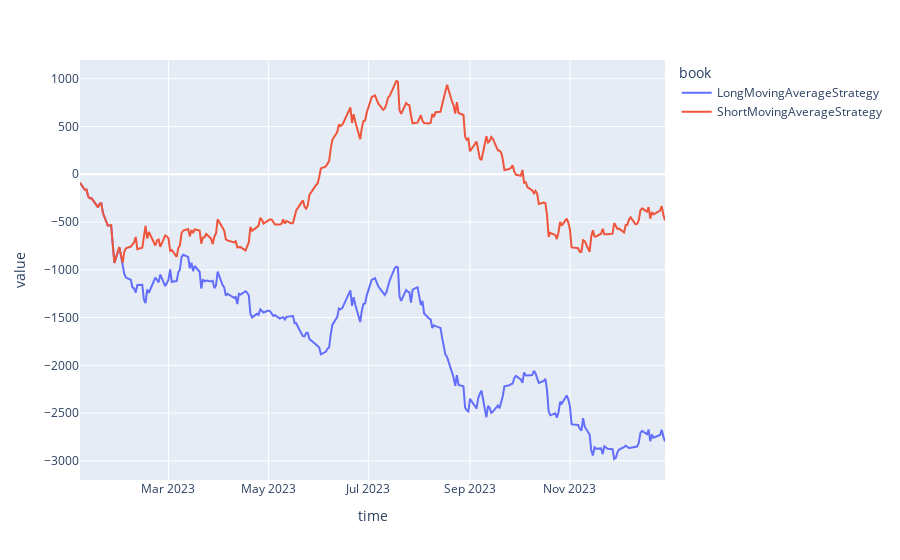

This figure's notebook cell:
### Code cell
px.line(backtest.compute_cumulative_pnl_book())

### Figure 1 — Plotly figure (JSON) as saved in the notebook; plotly's stock layout.template omitted (floating-point values rounded to 4 significant figures; data arrays with more than 128 entries replaced by an {"elided": "..."} marker saying what was removed)
{"data": [{"hovertemplate": "book=LongMovingAverageStrategy<br>time=%{x}<br>value=%{y}<extra></extra>", "legendgroup": "LongMovingAverageStrategy", "line": {"color": "#636efa", "dash": "solid"}, "marker": {"symbol": "circle"}, "mode": "lines", "name": "LongMovingAverageStrategy", "orientation": "v", "showlegend": true, "type": "scatter", "x": {"elided": "247 str values"}, "xaxis": "x", "y": {"elided": "247 float values"}, "yaxis": "y"}, {"hovertemplate": "book=ShortMovingAverageStrategy<br>time=%{x}<br>value=%{y}<extra></extra>", "legendgroup": "ShortMovingAverageStrategy", "line": {"color": "#EF553B", "dash": "solid"}, "marker": {"symbol": "circle"}, "mode": "lines", "name": "ShortMovingAverageStrategy", "orientation": "v", "showlegend": true, "type": "scatter", "x": {"elided": "247 str values"}, "xaxis": "x", "y": {"elided": "247 float values"}, "yaxis": "y"}], "layout": {"legend": {"title": {"text": "book"}, "tracegroupgap": 0}, "margin": {"t": 60}, "xaxis": {"anchor": "y", "domain": [0, 1], "title": {"text": "time"}}, "yaxis": {"anchor": "x", "domain": [0, 1], "title": {"text": "value"}}}}
